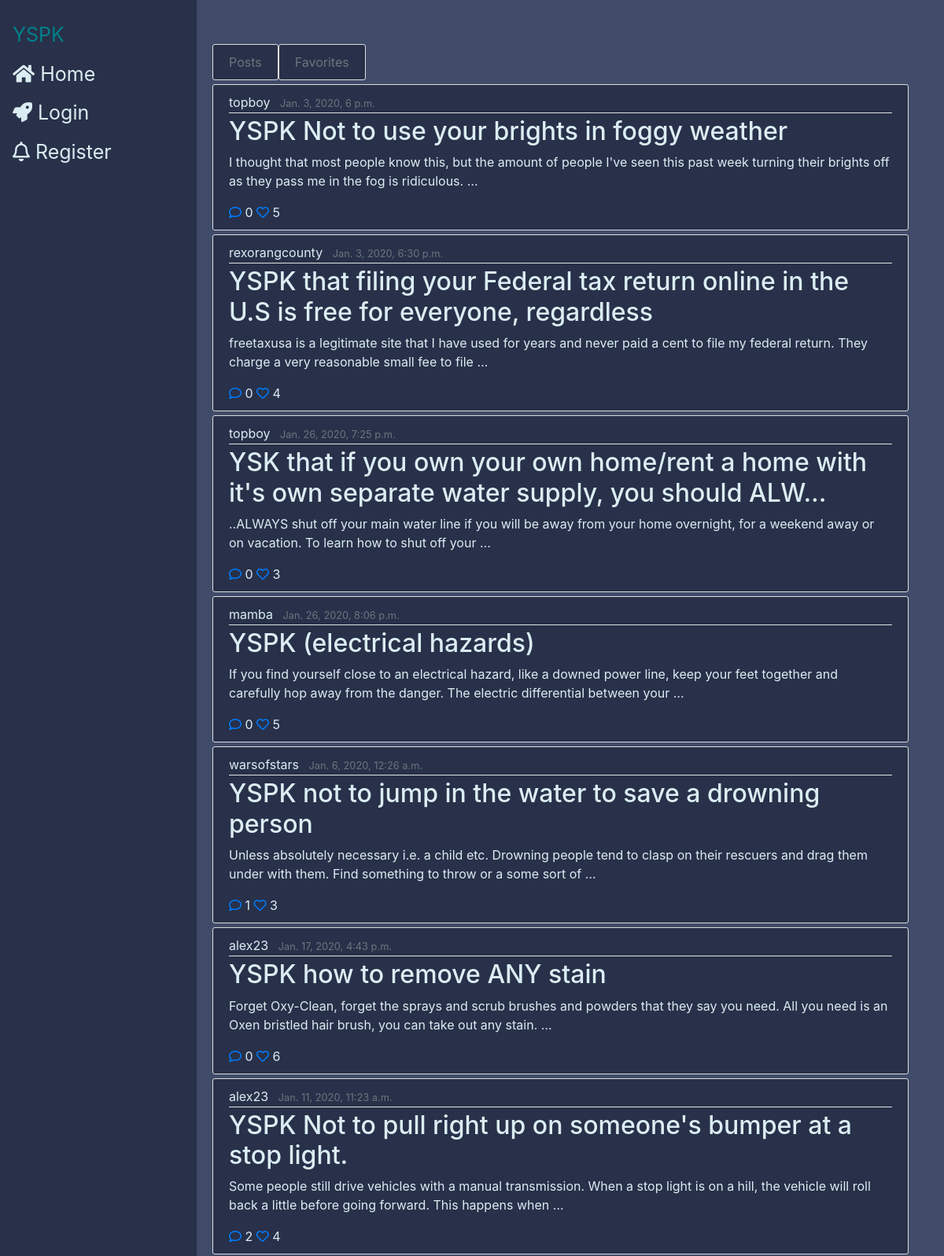
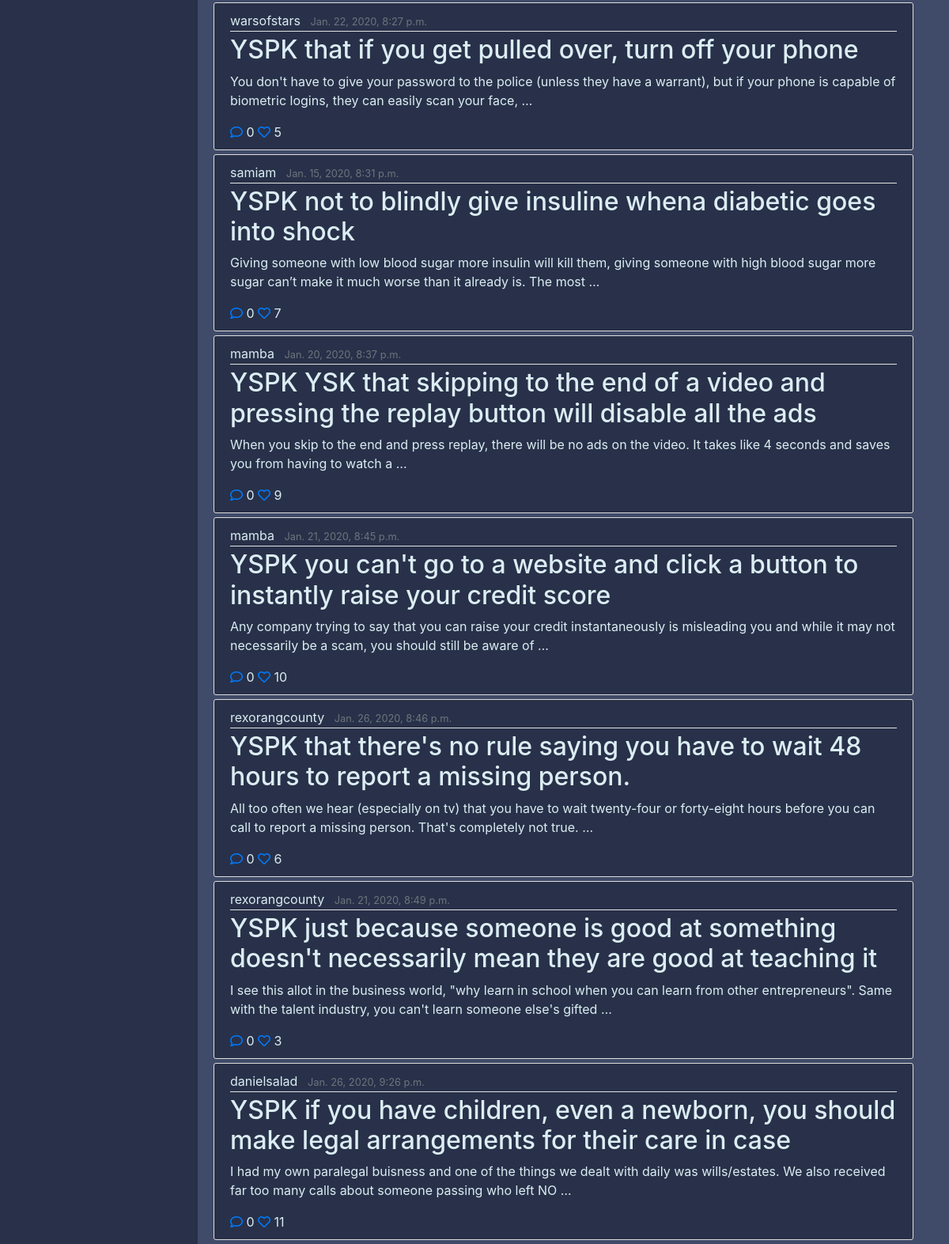
Page /liked-posts/JohnDoe/ on the committed database (2 pictures, top to bottom).
### feed/models.py (models this page shows, shortened)
class Post(models.Model):
    title = models.CharField(max_length=100)
    content = models.TextField()
    date_posted = models.DateTimeField(default=timezone.now)
    author = models.ForeignKey(User(), on_delete=models.CASCADE) #if a user is deleted, their posts are also deleted
    likes = models.ManyToManyField(User, related_name="likes", blank=True)
    def total_likes(self):
        return self.likes.count()
    def get_likers(self):
        return self.likes.all()

### feed/views.py (the view)
def liked_posts(request, username):
    user = User.objects.filter(username=username).first()
    liked_posts = user.likes.all()
    context = {
        "posts": liked_posts,
        "username": username,
        }
    return render(request, 'feed/userprofile.html', context)

### feed/templates/feed/userprofile.html (shortened to what this page needs)
{%extends "feed/base_temp.html"%}
{% block content %}
    <ul style="list-style-type:none" class="stream">
      <div display="flex" justify-content="space-between" white-space="nowrap">
      <a class="btn btn-outline-secondary content-section" href="{% url 'user-posts' username %}">Posts</a><a class="btn btn-outline-secondary content-section" href="{% url 'liked_posts' username %}">Favorites</a>
    </div>
      {% for post in posts %}
      <li class="postobj" post-id="{{post.id}}">
          {% include "feed/single_post.html" %}
      </li>
      {% endfor %}
    </ul>
{% endblock content%}

### feed/templates/feed/single_post.html
<article class="media content-section">
  <div class="media-body">
    <div class="article-metadata">
      <a class="mr-2" href="{% url 'user-posts' post.author %}"><span class="username">{{ post.author }}</span></a>
      <small class="text-muted">{{ post.date_posted }}</small>
    </div>
    <h2><a class="article-title" href="{% url 'post_detail' post.id %}">{{ post.title }}</a></h2>
    <p class="article-content">{{ post.content |truncatewords:30}}</p>
    <div id="interactions">
      {% include "feed/interactions.html" %}
    </div>
  </div>
</article>

### feed/templates/feed/interactions.html (shortened to what this page needs)
  <a href="{% url 'post_detail' post.id %}" class="comment"><i class="far fa-comment"></i>
  <span class="total-likess">{{ post.comments.count }}
  <a href="" class="like">
    {% if request.user in post.get_likers %}
      <i class="heart fa fa-heart" style="color:#FF0000;"></i>
    {% else %}
      <i class="heart far fa-heart"></i>
    {% endif %}
  </a>
  <span class="total-likes">{{post.total_likes}} </span>

### feed/static/feed/main.css (style rules this page uses)
body { background: #404b69; color: #333333; margin-top: 3.5rem; }
h1, h2, h3, h4, h5, h6 { color: #444444; }
p, span, div { color: #dbedf3 }
ul { margin: 0; }
.content-section { background: #283149; padding: 10px 20px; border: 1px solid #dddddd; border-radius: 3px; margin-bottom: 5px; }
.article-title { color: #dbedf3; }
.article-content { white-space: pre-line; }
.article-metadata { padding-bottom: 1px; margin-bottom: 4px; border-bottom: 1px solid #e3e3e3 }

### rows in the picture
Post: author "topboy", date_posted "Jan. 3, 2020, 6 p.m.", title "YSPK Not to use your brights in foggy weather", content "I thought that most people know this, but the amount of people I've seen this past week turning their brights off as they pass me in the fog is ridiculous. …", comments.count "0", total_likes "5"
Post: author "rexorangcounty", date_posted "Jan. 3, 2020, 6:30 p.m.", title "YSPK that filing your Federal tax return online in the U.S is free for everyone, regardless", content "freetaxusa is a legitimate site that I have used for years and never paid a cent to file my federal return. They charge a very reasonable small fee to file …", comments.count "0", total_likes "4"
Post: author "topboy", date_posted "Jan. 26, 2020, 7:25 p.m.", title "YSK that if you own your own home/rent a home with it's own separate water supply, you should ALW...", content "..ALWAYS shut off your main water line if you will be away from your home overnight, for a weekend away or on vacation. To learn how to shut off your …", comments.count "0", total_likes "3"
Post: author "mamba", date_posted "Jan. 26, 2020, 8:06 p.m.", title "YSPK (electrical hazards)", content "If you find yourself close to an electrical hazard, like a downed power line, keep your feet together and carefully hop away from the danger. The electric differential between your …", comments.count "0", total_likes "5"
Post: author "warsofstars", date_posted "Jan. 6, 2020, 12:26 a.m.", title "YSPK not to jump in the water to save a drowning person", content "Unless absolutely necessary i.e. a child etc. Drowning people tend to clasp on their rescuers and drag them under with them. Find something to throw or a some sort of …", comments.count "1", total_likes "3"
Post: author "alex23", date_posted "Jan. 17, 2020, 4:43 p.m.", title "YSPK how to remove ANY stain", content "Forget Oxy-Clean, forget the sprays and scrub brushes and powders that they say you need. All you need is an Oxen bristled hair brush, you can take out any stain. …", comments.count "0", total_likes "6"
Post: author "alex23", date_posted "Jan. 11, 2020, 11:23 a.m.", title "YSPK Not to pull right up on someone's bumper at a stop light.", content "Some people still drive vehicles with a manual transmission. When a stop light is on a hill, the vehicle will roll back a little before going forward. This happens when …", comments.count "2", total_likes "4"
Post: author "warsofstars", date_posted "Jan. 22, 2020, 8:27 p.m.", title "YSPK that if you get pulled over, turn off your phone", content "You don't have to give your password to the police (unless they have a warrant), but if your phone is capable of biometric logins, they can easily scan your face, …", comments.count "0", total_likes "5"
Post: author "samiam", date_posted "Jan. 15, 2020, 8:31 p.m.", title "YSPK not to blindly give insuline whena diabetic goes into shock", content "Giving someone with low blood sugar more insulin will kill them, giving someone with high blood sugar more sugar can’t make it much worse than it already is. The most …", comments.count "0", total_likes "7"
Post: author "mamba", date_posted "Jan. 20, 2020, 8:37 p.m.", title "YSPK YSK that skipping to the end of a video and pressing the replay button will disable all the ads", content "When you skip to the end and press replay, there will be no ads on the video. It takes like 4 seconds and saves you from having to watch a …", comments.count "0", total_likes "9"
Post: author "mamba", date_posted "Jan. 21, 2020, 8:45 p.m.", title "YSPK you can't go to a website and click a button to instantly raise your credit score", content "Any company trying to say that you can raise your credit instantaneously is misleading you and while it may not necessarily be a scam, you should still be aware of …", comments.count "0", total_likes "10"
Post: author "rexorangcounty", date_posted "Jan. 26, 2020, 8:46 p.m.", title "YSPK that there's no rule saying you have to wait 48 hours to report a missing person.", content "All too often we hear (especially on tv) that you have to wait twenty-four or forty-eight hours before you can call to report a missing person. That's completely not true. …", comments.count "0", total_likes "6"
Post: author "rexorangcounty", date_posted "Jan. 21, 2020, 8:49 p.m.", title "YSPK just because someone is good at something doesn't necessarily mean they are good at teaching it", content "I see this allot in the business world, \"why learn in school when you can learn from other entrepreneurs\". Same with the talent industry, you can't learn someone else's gifted …", comments.count "0", total_likes "3"
Post: author "danielsalad", date_posted "Jan. 26, 2020, 9:26 p.m.", title "YSPK if you have children, even a newborn, you should make legal arrangements for their care in case", content "I had my own paralegal buisness and one of the things we dealt with daily was wills/estates. We also received far too many calls about someone passing who left NO …", comments.count "0", total_likes "11"
